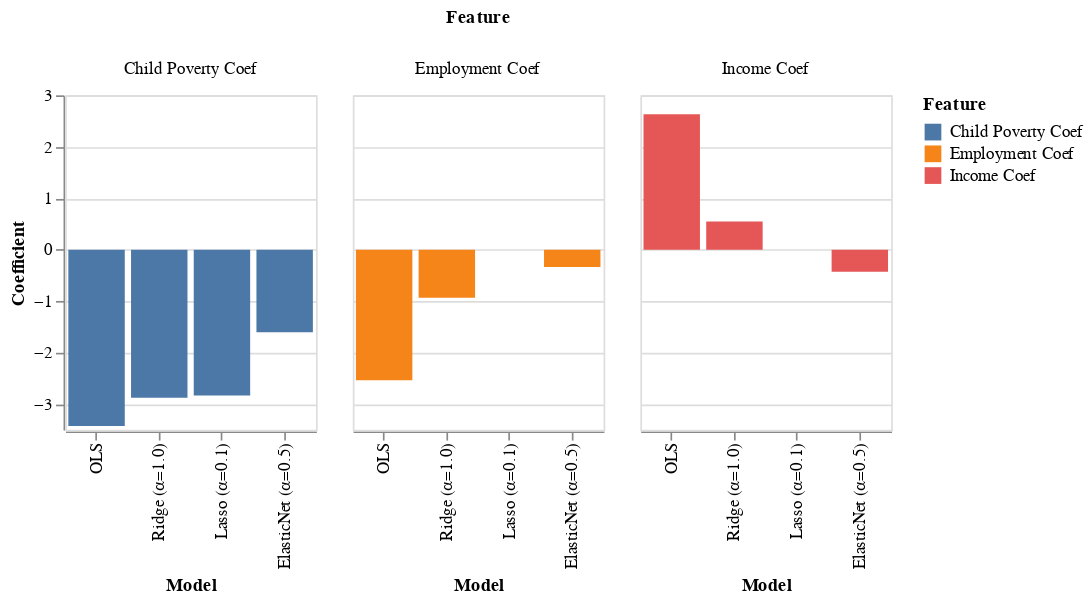

The notebook cell saved with this chart:
### Code cell
# Visualise coefficient shrinkage
coef_chart = alt.Chart(results_df_long).mark_bar().encode(
    x=alt.X('Model:N').sort(list(models.keys())),
    y='Coefficient:Q',
    color='Feature:N',
    column='Feature:N'
).properties(
    width=150,
    height=200
)
print('\nCoefficient values across regression types:')
coef_chart.display()

### Figure 1 — Vega-Lite specification as saved in the notebook (floating-point values rounded to 4 significant figures)
{"config": {"view": {"continuousWidth": 300, "continuousHeight": 300}}, "data": {"name": "data-c7e88a6f95ad329c2dc45bb4759c75a8"}, "mark": {"type": "bar"}, "encoding": {"color": {"field": "Feature", "type": "nominal"}, "column": {"field": "Feature", "type": "nominal"}, "x": {"field": "Model", "sort": ["OLS", "Ridge (α=1.0)", "Lasso (α=0.1)", "ElasticNet (α=0.5)"], "type": "nominal"}, "y": {"field": "Coefficient", "type": "quantitative"}}, "height": 200, "width": 150, "$schema": "https://vega.github.io/schema/vega-lite/v5.20.1.json", "datasets": {"data-c7e88a6f95ad329c2dc45bb4759c75a8": [{"Model": "OLS", "R²": 0.7767, "Feature": "Income Coef", "Coefficient": 2.634}, {"Model": "Ridge (α=1.0)", "R²": 0.7706, "Feature": "Income Coef", "Coefficient": 0.5463}, {"Model": "Lasso (α=0.1)", "R²": 0.7621, "Feature": "Income Coef", "Coefficient": -0.0}, {"Model": "ElasticNet (α=0.5)", "R²": 0.7057, "Feature": "Income Coef", "Coefficient": -0.4292}, {"Model": "OLS", "R²": 0.7767, "Feature": "Employment Coef", "Coefficient": -2.537}, {"Model": "Ridge (α=1.0)", "R²": 0.7706, "Feature": "Employment Coef", "Coefficient": -0.934}, {"Model": "Lasso (α=0.1)", "R²": 0.7621, "Feature": "Employment Coef", "Coefficient": -0.0}, {"Model": "ElasticNet (α=0.5)", "R²": 0.7057, "Feature": "Employment Coef", "Coefficient": -0.3378}, {"Model": "OLS", "R²": 0.7767, "Feature": "Child Poverty Coef", "Coefficient": -3.43}, {"Model": "Ridge (α=1.0)", "R²": 0.7706, "Feature": "Child Poverty Coef", "Coefficient": -2.877}, {"Model": "Lasso (α=0.1)", "R²": 0.7621, "Feature": "Child Poverty Coef", "Coefficient": -2.836}, {"Model": "ElasticNet (α=0.5)", "R²": 0.7057, "Feature": "Child Poverty Coef", "Coefficient": -1.607}]}}
